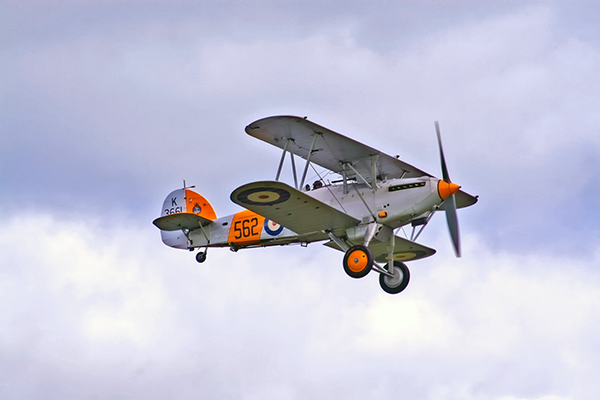
//> input picture opencv_ex/data/airplane.bmp, 600 x 400 px
$ ./34_perspective_ex2   (built with g++ and OpenCV 4)
//> lines starting //> are read from the running program, lines starting //| are printed output that depends on the picture; after the words box and inside, x2 and y2 are one past the last pixel; in counts of white or black regions, pixels touching at a corner belong together
### opencv_ex/part4/colors.hpp
#pragma once
#include <opencv2/opencv.hpp>

namespace Color{
    inline const cv::Scalar Black{0, 0, 0};
    inline const cv::Scalar White{255, 255, 255};

    inline const cv::Scalar Red{0, 0, 255};
    inline const cv::Scalar Green{0, 255, 0};
    inline const cv::Scalar Blue{255, 0, 0};

    inline const cv::Scalar Yellow{0, 255, 255};
    inline const cv::Scalar Cyan{255, 255, 0};
    inline const cv::Scalar Magenta{255, 0, 255};

    inline const cv::Scalar Gray{128, 128, 128};
    inline const cv::Scalar Orange{0, 165, 255};
    inline const cv::Scalar Purple{128, 0, 128};
    inline const cv::Scalar Pink{203, 192, 255};
}

### opencv_ex/part4/34_perspective_ex2.cpp
// 비행기가 직선으로 더 많이 움직여야 한다 아주 멀어져서 점처럼 보였다가 커지는 구간도 넣고 360도로 회전할 수 있는 구간도 넣어줘
// 거리와 위치 방향에 대한 정보를 tvec rvec 을 분석해서 puttext 로 넣어줘 배경 화면은 두배 resize를 해서 화면을 더 넓혀줘

#include "colors.hpp"
#include <cmath>
#include <iostream>
#include <opencv2/opencv.hpp>

using namespace std;
using namespace cv;

int main()
{
    const String folderPath = "/home/aa/kuBig2026/opencv_ex/data/";

    Mat airplane = imread(folderPath + "airplane.bmp");
//> airplane is the input picture: 400 rows x 600 cols, CV_8UC3; mean B, G, R 217.1, 197.6, 196.8
    Mat maskAirPlane = imread(folderPath + "mask_plane.bmp", IMREAD_GRAYSCALE);
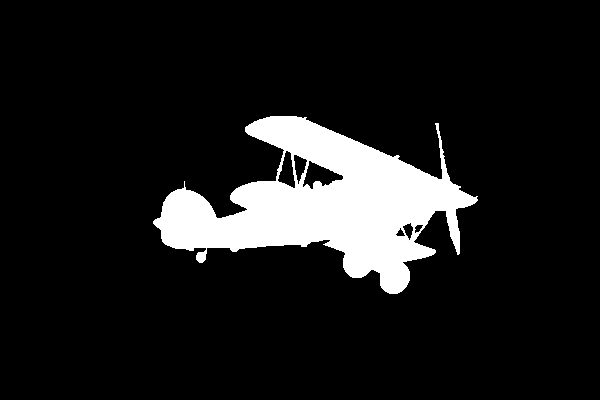
//> input picture opencv_ex/data/mask_plane.bmp, 600 x 400 px
//> maskAirPlane: 400 rows x 600 cols, CV_8UC1; 10.8% white; 1 white region, box (x1, y1, x2, y2) and area: (153, 116, 478, 294) 25896
    Mat sky = imread(folderPath + "field.bmp");
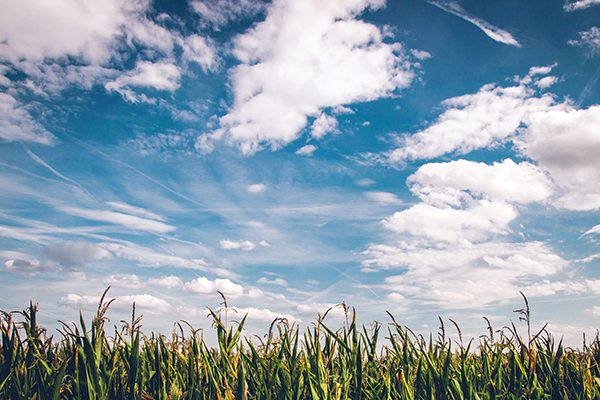
//> input picture opencv_ex/data/field.bmp, 600 x 400 px
//> sky is the input picture: 400 rows x 600 cols, CV_8UC3; mean B, G, R 173.2, 160.3, 141.8

    if (airplane.empty() || maskAirPlane.empty() || sky.empty())
    {
        cerr << "이미지 파일을 불러올 수 없습니다." << endl;
        return -1;
    }

    // 배경 화면 2배 확대
    resize(sky, sky, Size(), 2.0, 2.0, INTER_LINEAR);
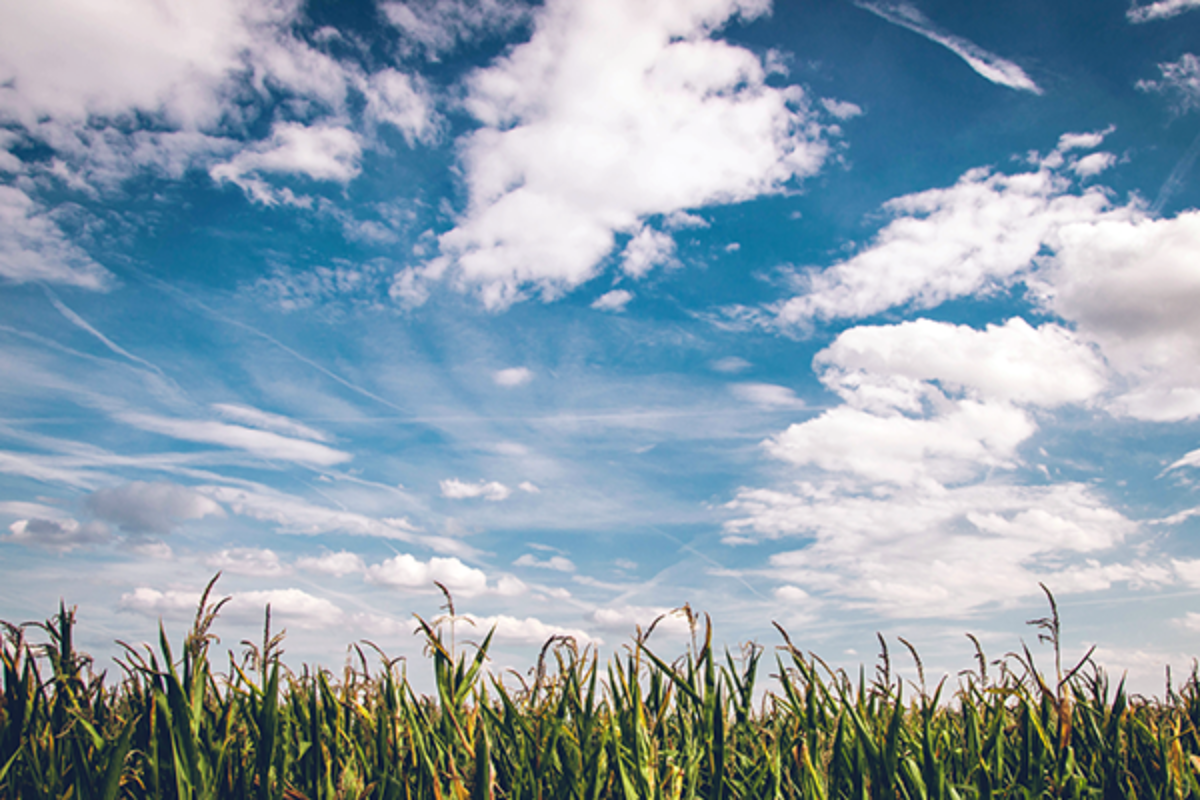
//> sky: 800 rows x 1200 cols, CV_8UC3; mean B, G, R 173.2, 160.2, 141.8

    // 비행기 기본 크기 조절
    resize(airplane, airplane, Size(), 0.5, 0.5, INTER_AREA);
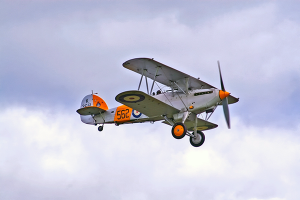
//> airplane: 200 rows x 300 cols, CV_8UC3; mean B, G, R 217.3, 197.8, 197
    resize(maskAirPlane, maskAirPlane, Size(), 0.5, 0.5, INTER_NEAREST);
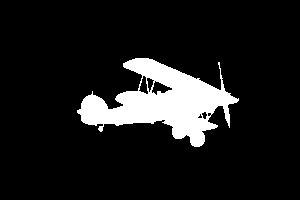
//> maskAirPlane: 200 rows x 300 cols, CV_8UC1; 10.8% white; 1 white region, box (x1, y1, x2, y2) and area: (77, 58, 239, 147) 6467

    int skyW = sky.cols;
//> skyW = 1200
    int skyH = sky.rows;
//> skyH = 800

    int planeW = airplane.cols;
//> planeW = 300
    int planeH = airplane.rows;
//> planeH = 200

    Point2f srcPts[4] = {
        Point2f(0, 0),
        Point2f((float)planeW - 1, 0),
        Point2f((float)planeW - 1, (float)planeH - 1),
        Point2f(0, (float)planeH - 1)};

    // solvePnP용 3D 물체 좌표
    // 비행기 이미지를 z=0 평면 위의 사각형 물체라고 가정
    vector<Point3f> objectPts = {
        Point3f(-planeW / 2.0f, -planeH / 2.0f, 0.0f),
        Point3f(planeW / 2.0f, -planeH / 2.0f, 0.0f),
        Point3f(planeW / 2.0f, planeH / 2.0f, 0.0f),
        Point3f(-planeW / 2.0f, planeH / 2.0f, 0.0f)};

    // 가상의 카메라 내부 파라미터
    double fx = skyW;
//> fx = 1200
    double fy = skyW;
//> fy = 1200
    double cxCam = skyW / 2.0;
//> cxCam = 600
    double cyCam = skyH / 2.0;
//> cyCam = 400

    Mat cameraMatrix = (Mat_<double>(3, 3) << fx, 0, cxCam,
                        0, fy, cyCam,
                        0, 0, 1);

    Mat distCoeffs = Mat::zeros(4, 1, CV_64F);

    int frameCount = 0;

    while (true)
    {
        Mat frame = sky.clone();

        int phase = frameCount % 720;

        float cx = skyW / 2.0f;
//> cx = 600
        float cy = skyH / 2.0f;
//> cy = 400
        float scale = 1.0f;
        float angle = 0.0f;
        float perspective = 0.0f;

        if (phase < 220)
        {
            // 직선 이동
            float p = phase / 219.0f;

            cx = -planeW + p * (skyW + planeW * 2);
//> cx = -300
            cy = skyH * 0.45f;
//> cy = 360

            scale = 0.75f;
            angle = 0.0f;
            perspective = 0.12f * sin(p * CV_PI);
        }
        else if (phase < 360)
        {
            // 멀어지는 구간
            float p = (phase - 220) / 139.0f;

            cx = skyW * 0.5f;
            cy = skyH * 0.45f - p * skyH * 0.20f;

            scale = 0.75f * (1.0f - p) + 0.04f * p;
            angle = 0.0f;
            perspective = 0.25f * p;
        }
        else if (phase < 500)
        {
            // 가까워지는 구간
            float p = (phase - 360) / 139.0f;

            cx = skyW * 0.5f + p * skyW * 0.20f;
            cy = skyH * 0.25f + p * skyH * 0.25f;

            scale = 0.04f * (1.0f - p) + 0.85f * p;
            angle = 0.0f;
            perspective = 0.25f * (1.0f - p);
        }
        else
        {
            // 360도 회전
            float p = (phase - 500) / 219.0f;

            cx = skyW * 0.5f + sin(p * 2.0f * CV_PI) * skyW * 0.18f;
            cy = skyH * 0.50f + cos(p * 2.0f * CV_PI) * skyH * 0.10f;

            scale = 0.80f;
            angle = p * 360.0f;
            perspective = 0.18f * sin(p * 2.0f * CV_PI);
        }

        float w = planeW * scale;
//> w = 225
        float h = planeH * scale;
//> h = 150

        float rad = angle * CV_PI / 180.0f;
        float cosA = cos(rad);
        float sinA = sin(rad);

        float topW = w * (1.0f - perspective);
//> topW = 225
        float bottomW = w * (1.0f + perspective);

        Point2f localPts[4] = {
            Point2f(-topW / 2.0f, -h / 2.0f),
            Point2f(topW / 2.0f, -h / 2.0f),
            Point2f(bottomW / 2.0f, h / 2.0f),
            Point2f(-bottomW / 2.0f, h / 2.0f)};

        Point2f dstPts[4];

        for (int i = 0; i < 4; i++)
        {
            float x = localPts[i].x;
            float y = localPts[i].y;

            dstPts[i].x = cx + x * cosA - y * sinA;
            dstPts[i].y = cy + x * sinA + y * cosA;
        }

        Mat M = getPerspectiveTransform(srcPts, dstPts);

        Mat warpedPlane;
        Mat warpedMask;

        warpPerspective(
            airplane,
            warpedPlane,
            M,
            sky.size(),
            INTER_LINEAR,
            BORDER_CONSTANT,
            Scalar(0, 0, 0));
//> warpedPlane: 800 rows x 1200 cols, CV_8UC3; every value is 0

        warpPerspective(
            maskAirPlane,
            warpedMask,
            M,
            sky.size(),
            INTER_NEAREST,
            BORDER_CONSTANT,
            Scalar(0));
//> warpedMask: 800 rows x 1200 cols, CV_8UC1; every value is 0

        warpedPlane.copyTo(frame, warpedMask);

        // perspective 사각형 표시
        for (int i = 0; i < 4; i++)
        {
            line(frame, dstPts[i], dstPts[(i + 1) % 4], Color::Red, 2);
            circle(frame, dstPts[i], 4, Color::Yellow, -1);
        }

        // solvePnP로 rvec, tvec 계산
        vector<Point2f> imagePts = {
            dstPts[0],
            dstPts[1],
            dstPts[2],
            dstPts[3]};

        Mat rvec, tvec;
        bool ok = solvePnP(
            objectPts,
            imagePts,
            cameraMatrix,
            distCoeffs,
            rvec,
            tvec,
            false,
            SOLVEPNP_ITERATIVE);

        if (ok)
        {
            Mat R;
            Rodrigues(rvec, R);

            double tx = tvec.at<double>(0);
            double ty = tvec.at<double>(1);
            double tz = tvec.at<double>(2);

            double distance = sqrt(tx * tx + ty * ty + tz * tz);

            double r00 = R.at<double>(0, 0);
            double r10 = R.at<double>(1, 0);
            double r20 = R.at<double>(2, 0);
            double r21 = R.at<double>(2, 1);
            double r22 = R.at<double>(2, 2);

            double yaw = atan2(r10, r00) * 180.0 / CV_PI;
            double pitch = atan2(-r20, sqrt(r21 * r21 + r22 * r22)) * 180.0 / CV_PI;
            double roll = atan2(r21, r22) * 180.0 / CV_PI;

            putText(frame,
                    format("tvec x: %.1f  y: %.1f  z: %.1f", tx, ty, tz),
                    Point(30, 40),
                    FONT_HERSHEY_SIMPLEX,
                    0.8,
                    Color::Yellow,
                    2);

            putText(frame,
                    format("distance: %.1f", distance),
                    Point(30, 75),
                    FONT_HERSHEY_SIMPLEX,
                    0.8,
                    Color::Yellow,
                    2);

            putText(frame,
                    format("rvec: [%.2f, %.2f, %.2f]",
                           rvec.at<double>(0),
                           rvec.at<double>(1),
                           rvec.at<double>(2)),
                    Point(30, 110),
                    FONT_HERSHEY_SIMPLEX,
                    0.8,
                    Color::Yellow,
                    2);

            putText(frame,
                    format("yaw: %.1f  pitch: %.1f  roll: %.1f",
                           yaw, pitch, roll),
                    Point(30, 145),
                    FONT_HERSHEY_SIMPLEX,
                    0.8,
                    Color::Yellow,
                    2);
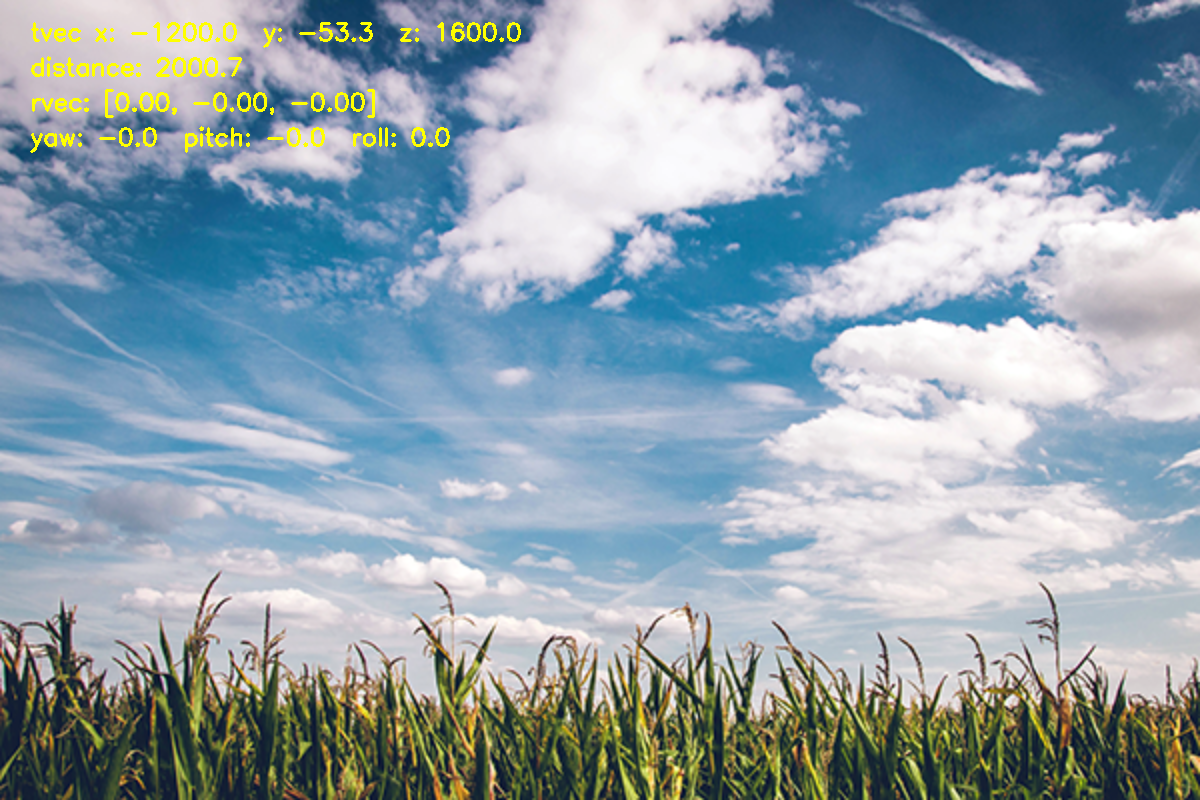
//> frame: 800 rows x 1200 cols, CV_8UC3; mean B, G, R 171.7, 161, 142.6
        }

        imshow("sky", frame);

        int key = waitKey(30);
//> the Esc key is pressed
        if (key == 27)
            break;

        frameCount++;
    }

    destroyAllWindows();

    return 0;
}
